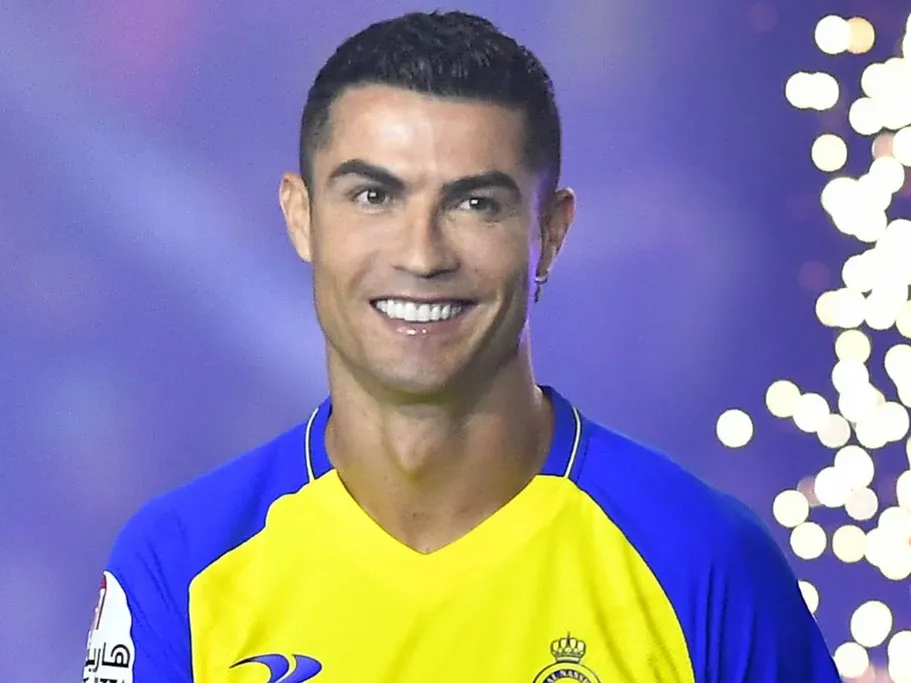
#> input picture Reconocedor de caras/imagenes/cr/cr3.webp, 911 x 683 px, shrunk from 1200 x 900 before the run
$ jupyter execute reconocedor_caras.ipynb
#> lines starting #> are read from the running program, lines starting #| are printed output that depends on the picture; after the words box and inside, x2 and y2 are one past the last pixel; in counts of white or black regions, pixels touching at a corner belong together; long printed decimals are rounded
[cell 1]
import numpy as np
import cv2 as cv
from matplotlib import pyplot as plt

import pylab # this allows you to control figure size
pylab.rcParams['figure.figsize'] = (15.0, 10.0)

[cell 2]
import os

lista = []
lista_nombres = []
directorio_base = 'imagenes'

for directorio_actual, subdirectorios, archivos in os.walk(directorio_base):
    for name in archivos:
        lista.append(os.path.join(directorio_actual, name))
        lista_nombres.append(os.path.basename(directorio_actual))  # Obtener el nombre del directorio actual
#> pass 2 of the loop `for directorio_actual, subdirectorios, archivos in os.walk(directorio_..`:

print(lista_nombres)

[cell 3]
# [13 lines of commented-out code are left out]

[cell 4]
filas = 5
columnas = 5
lista_rois=[]
fig, axs = plt.subplots(filas, columnas, figsize=(15, 15))
for i, img_path in enumerate(lista):
    fila = i // columnas
    columna = i % columnas
    img1 = cv.imread(img_path)
#> img1 is the input picture: shape (683, 911, 3); mean B, G, R 163.5, 132.7, 137.6
    face_cascade = cv.CascadeClassifier(cv.data.haarcascades + 'haarcascade_frontalface_default.xml')
    gris = cv.cvtColor(img1, cv.COLOR_BGR2GRAY)
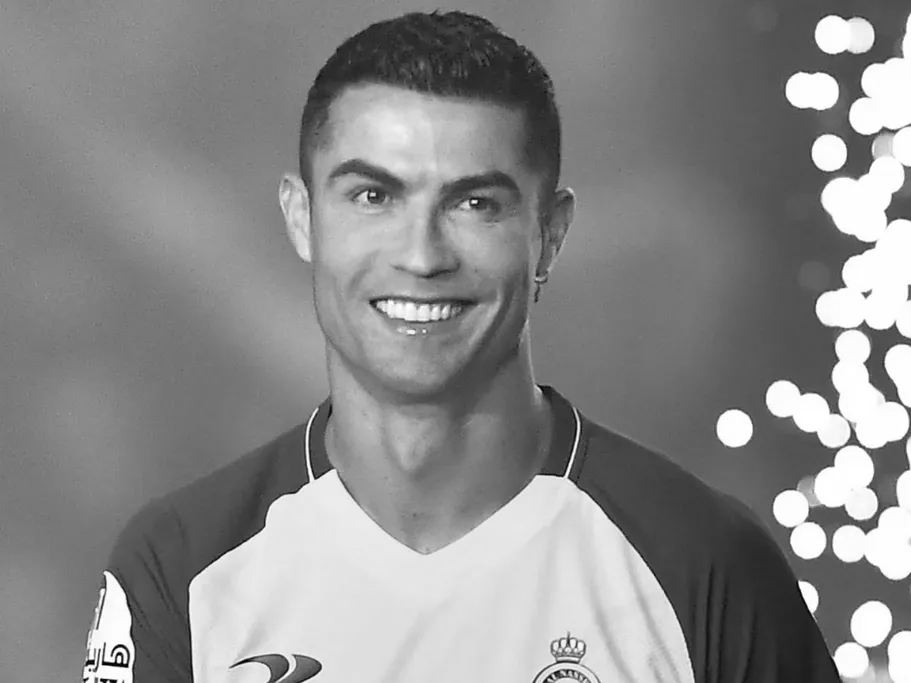
#> gris: shape (683, 911); min 0, max 255, mean 137.7
    caras = face_cascade.detectMultiScale(gris, 2.3, 1)
#> caras = [[280, 83, 292, 292]]
    img2 = img1.copy()
    for (x,y,w,h) in caras:
        cv.rectangle(img2, (x,y), (x+w, y+h), (0,0,255), 4)
        roi = gris[y:y+h, x:x+w]
        lista_rois.append([roi,img_path])
        roi_color = img2[y:y+h, x:x+w]
#> this loop made 1 pass
#> pass 1, `roi_color = img2[y:y+h, x:x+w]`:
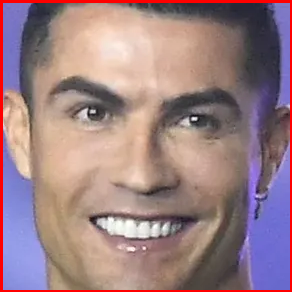
#> roi_color: shape (292, 292, 3); mean B, G, R 131.9, 127.8, 156.1
#> after the loop:
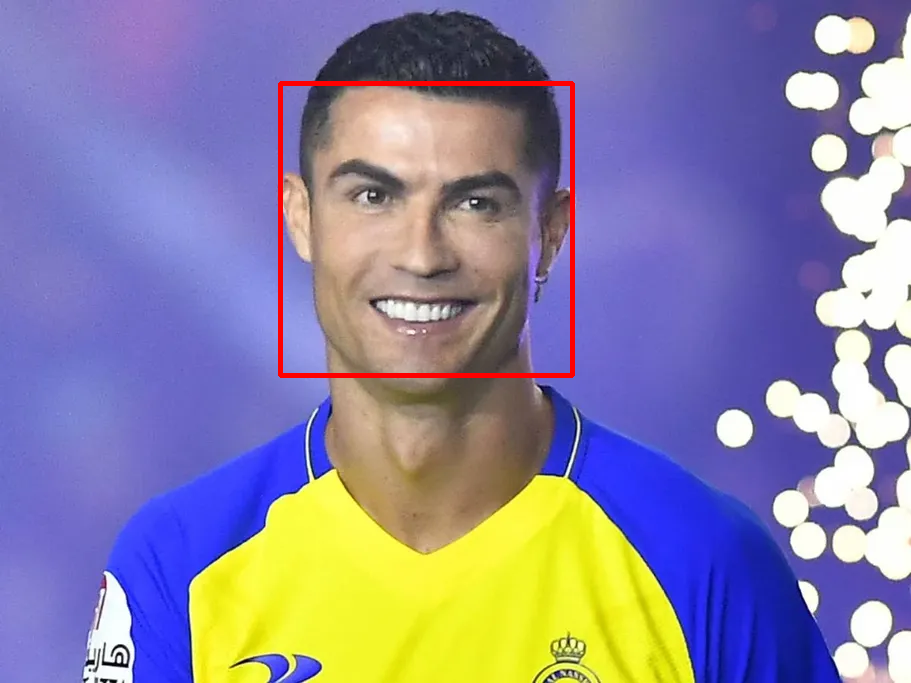
#> img2: shape (683, 911, 3); 0.94% of pixels changed, all inside (x1, y1, x2, y2) = (278, 81, 575, 378)
#> after the loop, lista_rois = 1 item
    axs[fila, columna].imshow(cv.cvtColor(img2, cv.COLOR_BGR2RGB))
    axs[fila, columna].axis('off')
    axs[fila, columna].set_title(f'Imagen {i+1}')
#> pass 2 of the loop `for i, img_path in enumerate(lista):`:
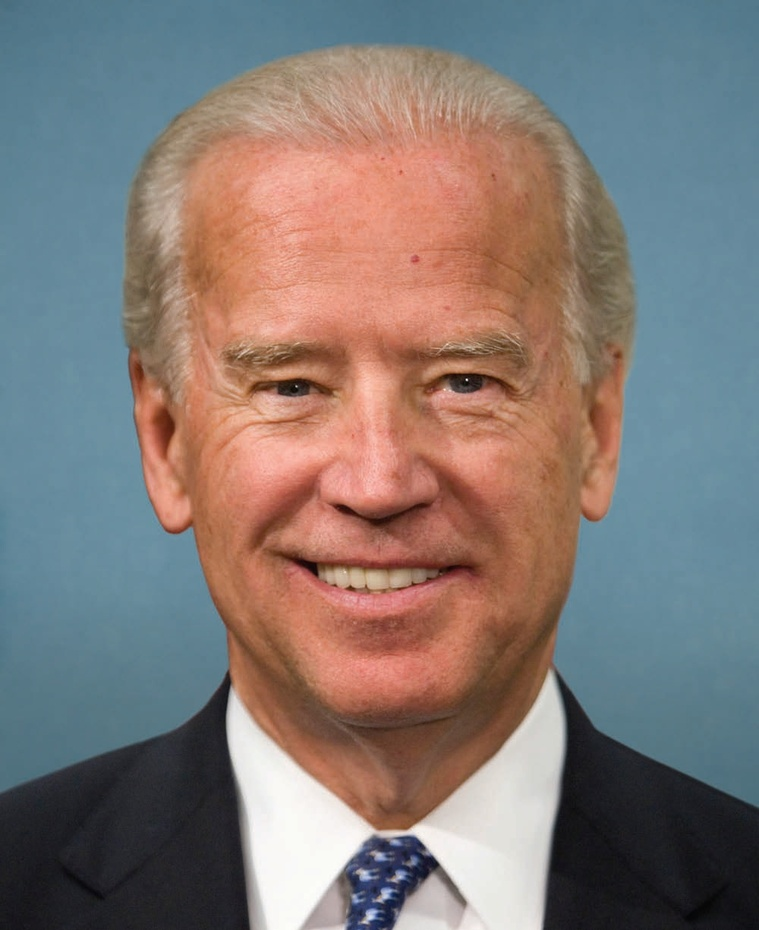
#> input picture Reconocedor de caras/imagenes/biden/Joe_Biden,_official_photo_portrait,_111th_Congress.jpg, 759 x 930 px, shrunk from 1000 x 1225 before the run
#> img1 is the input picture: shape (930, 759, 3); mean B, G, R 117.3, 120.4, 130.5
#> `gris = cv.cvtColor(img1, cv.COLOR_BGR2GRAY)`:
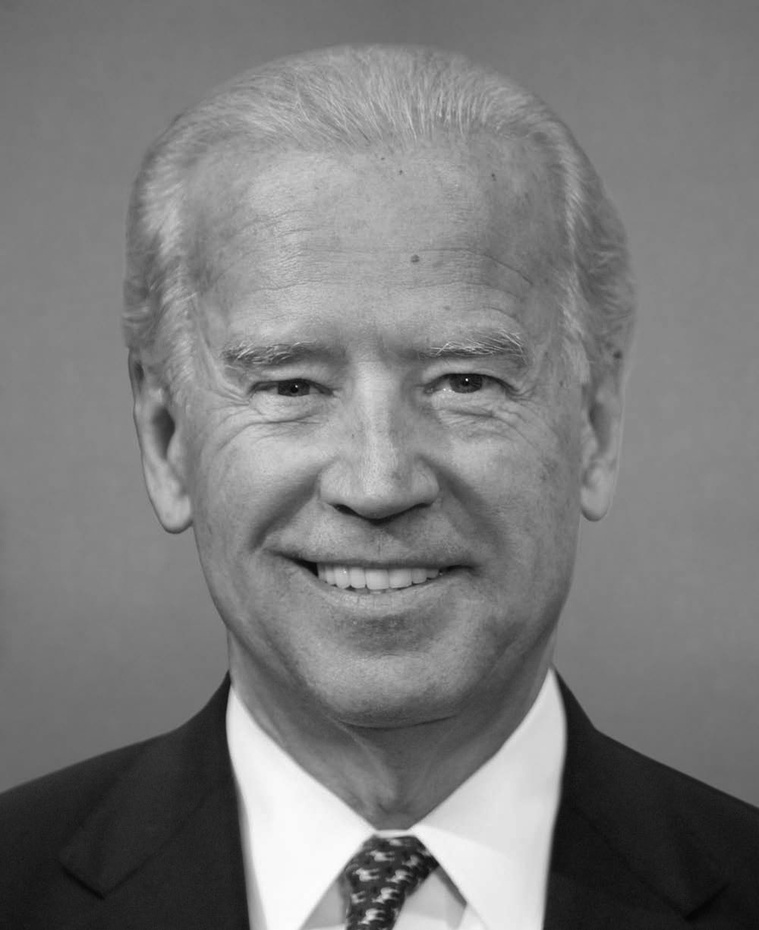
#> gris: shape (930, 759); min 5, max 255, mean 123.1
#> `caras = face_cascade.detectMultiScale(gris, 2.3, 1)`: caras = [[137, 161, 55, 55]]
#> the loop `for (x,y,w,h) in caras:` made 1 pass
#> after the loop `for (x,y,w,h) in caras:`:
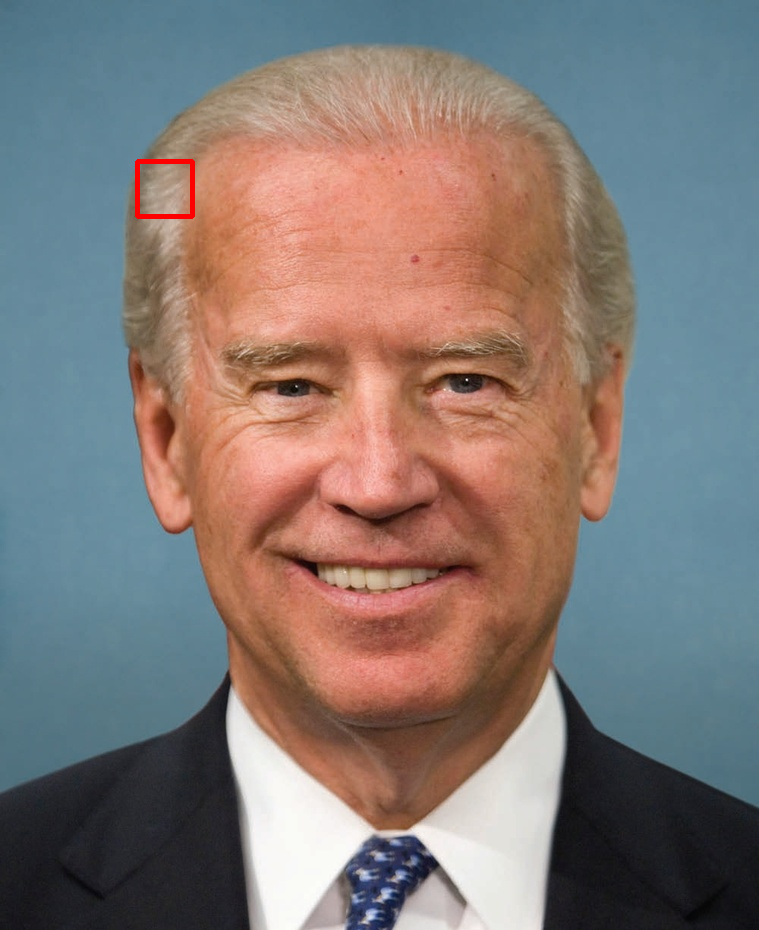
#> img2: shape (930, 759, 3); 0.15% of pixels changed, all inside (x1, y1, x2, y2) = (135, 159, 195, 219)
#> after the loop `for (x,y,w,h) in caras:`: lista_rois = 2 items
plt.tight_layout()
plt.show()
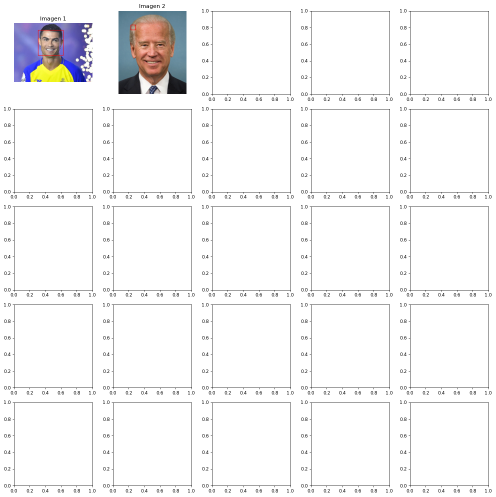
#> figure drawn by matplotlib, 2 panels

[cell 5]
lista_rois[0][1]
#> Out = 'imagenes/cr/cr3.webp'

[cell 6]
filas = 5
columnas = 5
fig, axs = plt.subplots(filas, columnas, figsize=(15, 15))
for i, roi in enumerate(lista_rois):
    fila = i // columnas
    columna = i % columnas
    axs[fila, columna].imshow(cv.cvtColor(roi[0], cv.COLOR_BGR2RGB))
    axs[fila, columna].axis('off')
    axs[fila, columna].set_title(f'{roi[1]}')
#> this loop made 2 passes
#> (fila, columna) on passes 1 to 2: (0, 0), (0, 1)
plt.tight_layout()
plt.show()
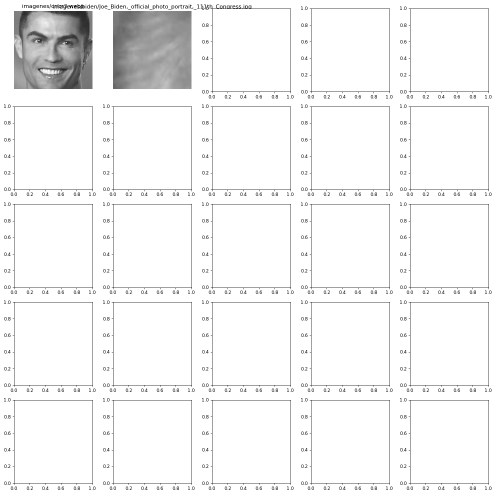
#> figure drawn by matplotlib, 2 panels

[cell 7]
d = {}
numero = 0
for n in lista_nombres:
    if n not in list(d.keys()):
        d[n] = numero
        numero += 1
lista_y = [d[n] for n in lista_nombres]
lista_y

[cell 8]
listafinal=[]
for roi in lista_rois:
    listafinal.append(roi[0])
#> this loop made 2 passes
#> after the loop, listafinal = 2 items

listafinal

[cell 9]
print(len(lista_y))
print(len(listafinal))
#| 2

[cell 10]
import cv2 as cv
from sklearn.model_selection import train_test_split
lbph_face_classifier = cv.face.LBPHFaceRecognizer_create()
xtrain=np.array(listafinal, dtype=object)
ytrain=np.array(lista_y, dtype=int)
lbph_face_classifier.train(xtrain,ytrain)

[cell 11]
def entreno(cadena):
#> called with cadena = 'cara.png'
    imagen_entrada = cv.imread(cadena)
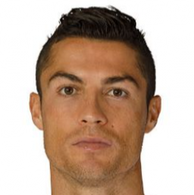
#> input picture Reconocedor de caras/cara.png, 194 x 195 px, shrunk from 256 x 257 before the run
#> imagen_entrada is the input picture: shape (195, 194, 3); mean B, G, R 155.2, 171.6, 194.8
    face_cascade = cv.CascadeClassifier(cv.data.haarcascades + 'haarcascade_frontalface_default.xml')
    gris = cv.cvtColor(imagen_entrada, cv.COLOR_BGR2GRAY)
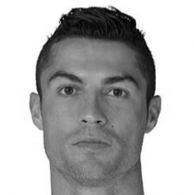
#> gris: shape (195, 194); min 0, max 255, mean 176.7
    caras = face_cascade.detectMultiScale(gris, 2.3, 1)
#> caras = [[30, 42, 127, 127]]
    img2 = imagen_entrada.copy()
    for (x,y,w,h) in caras:
        cv.rectangle(img2, (x,y), (x+w, y+h), (0,0,255), 4)
        roi = gris[y:y+h, x:x+w]
        roi_color = img2[y:y+h, x:x+w]
#> this loop made 1 pass
#> pass 1, in entreno, `roi = gris[y:y+h, x:x+w]`:
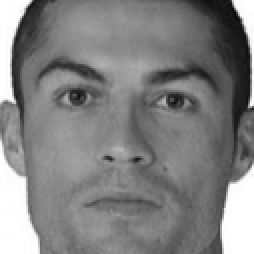
#> roi: shape (127, 127) (shown 2 times larger); min 10, max 255, mean 129.2
#> pass 1, in entreno, `roi_color = img2[y:y+h, x:x+w]`:
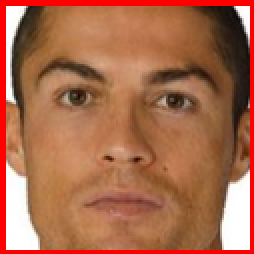
#> roi_color: shape (127, 127, 3) (shown 2 times larger); mean B, G, R 76.2, 106, 169.4
#> after the loop:
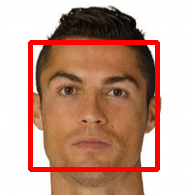
#> img2: shape (195, 194, 3); 6.68% of pixels changed, all inside (x1, y1, x2, y2) = (28, 40, 160, 172)


    label_predicted, confidence = lbph_face_classifier.predict(roi)
#> label_predicted = 0; confidence = 65.84
    # plt.imshow(roi,cmap='gray')
    if label_predicted==1:
        nome='cr'
    elif label_predicted==2:
        nome='obama'
    elif label_predicted==3:
        nome='trump'
    elif label_predicted==0:
        nome='biden'

    print("Etiqueta Predicha:", nome)
    print("Confianza:", confidence)
#| Confianza: 65.844

entreno('cara.png')
